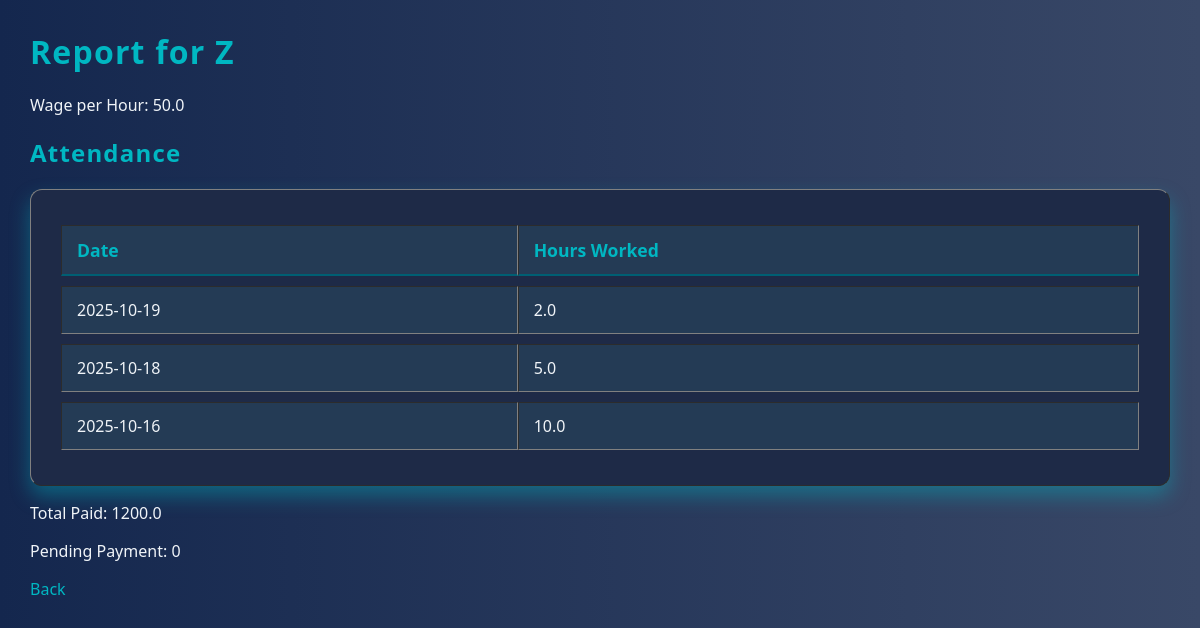
Page /report/3 on the committed database.
### tables this page shows
CREATE TABLE Worker (
            WorkerID INTEGER PRIMARY KEY AUTOINCREMENT,
            Name TEXT NOT NULL,
            Age INTEGER,
            Contact TEXT,
            WageRate REAL
        );

CREATE TABLE Attendance (
            AttendanceID INTEGER PRIMARY KEY AUTOINCREMENT,
            WorkerID INTEGER,
            WorkDate TEXT,
            HoursWorked REAL,
            FOREIGN KEY(WorkerID) REFERENCES Worker(WorkerID)
        );

### app.py (the view)
@app.route('/report/<int:worker_id>')
def report(worker_id):
    conn = get_db_connection()
    worker = conn.execute("SELECT Name, WageRate FROM Worker WHERE WorkerID=?", (worker_id,)).fetchone()
    attendance = conn.execute("SELECT WorkDate, HoursWorked FROM Attendance WHERE WorkerID=?", (worker_id,)).fetchall()
    total_paid = conn.execute("SELECT SUM(AmountPaid) FROM Payment WHERE WorkerID=?", (worker_id,)).fetchone()[0] or 0
    total_earned = sum([row['HoursWorked'] * worker['WageRate'] for row in attendance])
    pending = max(total_earned - total_paid, 0)  # prevent negative
    conn.close()
    return render_template('report.html', worker=worker, attendance=attendance,
                           total_paid=total_paid, pending=pending)

### app.py (called while the page is built)
def get_db_connection():
    conn = sqlite3.connect(DATABASE)
    conn.row_factory = sqlite3.Row  # Access columns by name
    return conn

### templates/report.html (shortened to what this page needs)
<!DOCTYPE html>
<html>
<head>
    <link rel="stylesheet" type="text/css" href="{{ url_for('static', filename='style.css') }}">
</head>
<body>
    <h1>Report for {{ worker[0] }}</h1>
    <p>Wage per Hour: {{ worker[1] }}</p>
    <h2>Attendance</h2>
    <table border="1">
        <tr><th>Date</th><th>Hours Worked</th></tr>
        {% for a in attendance %}
        <tr>
            <td>{{ a[0] }}</td>
            <td>{{ a[1] }}</td>
        </tr>
        {% endfor %}
    </table>
    <p>Total Paid: {{ total_paid }}</p>
    <p>Pending Payment: {{ pending }}</p>
    <a href="/">Back</a>
</body>
</html>

### static/style.css (style rules this page uses)
body { font-family: 'Segoe UI', Tahoma, Geneva, Verdana, sans-serif; background: linear-gradient(to right, #14274E, #394867); color: #F0F4F8; margin: 30px; }
h1, h2 { color: #00B7C2; font-weight: 600; letter-spacing: 1.2px; }
a { color: #00B7C2; text-decoration: none; margin-right: 20px; font-weight: 500; transition: color 0.3s ease; }
form, table, .container { background-color: #1E2A47; padding: 25px 30px; border-radius: 12px; box-shadow: 0 10px 20px rgba(0, 183, 194, 0.4); margin-top: 20px; }
table { width: 100%; border-collapse: separate; border-spacing: 0 10px; }
th, td { padding: 12px 15px; text-align: left; }
th { color: #00B7C2; font-weight: 600; font-size: 1.1em; border-bottom: 2px solid #005F73; }
tr { background-color: #243B55; border-radius: 10px; transition: background-color 0.3s ease; }

### rows in the picture
Worker: Name "Z", WageRate "50.0"
Attendance: WorkDate "2025-10-19", HoursWorked "2.0"
Attendance: WorkDate "2025-10-18", HoursWorked "5.0"
Attendance: WorkDate "2025-10-16", HoursWorked "10.0"

### other values in the picture
{{ total_paid }} "1200.0"
{{ pending }} "0"
